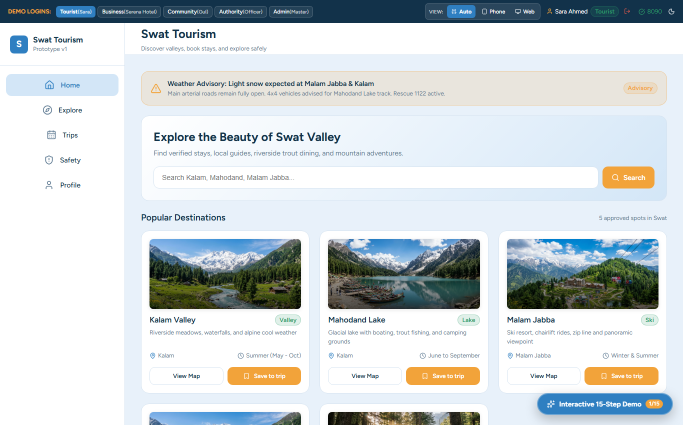
#> input picture Docs/tourist_tour_frames/frame_001.png, 1366 x 850 px (shown at 1/2 size)
$ python build_walkthrough_gif.py
#> lines starting #> are read from the running program, lines starting #| are printed output that depends on the picture
import os
import glob
from PIL import Image

frames_dir = os.path.join(os.path.dirname(__file__), "..", "docs", "tourist_tour_frames")
output_gif = os.path.join(os.path.dirname(__file__), "..", "docs", "swat-tourism-tourist-complete-walkthrough.gif")

frame_files = sorted(glob.glob(os.path.join(frames_dir, "frame_*.png")))
print(f"Found {len(frame_files)} frames to assemble into GIF...")

images = []
target_size = (1024, 640)  # High resolution yet optimized for sharing

for idx, f in enumerate(frame_files):
    im = Image.open(f).convert("RGB")
#> im is the input picture: PIL image 1366x850 RGB; mean R, G, B 207.9, 214.7, 217.4
    im_resized = im.resize(target_size, Image.Resampling.LANCZOS)
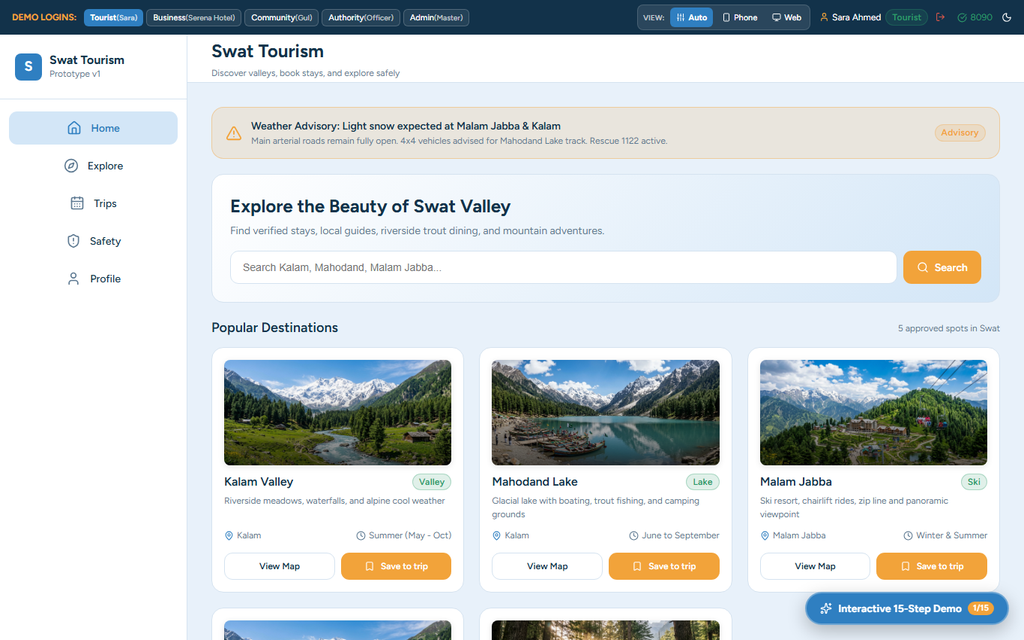
#> im_resized: PIL image 1024x640 RGB; mean R, G, B 207.8, 214.6, 217.2
    images.append(im_resized)
    print(f"Processed frame {idx+1}/{len(frame_files)}")
#> pass 2 of the loop `for idx, f in enumerate(frame_files):`:
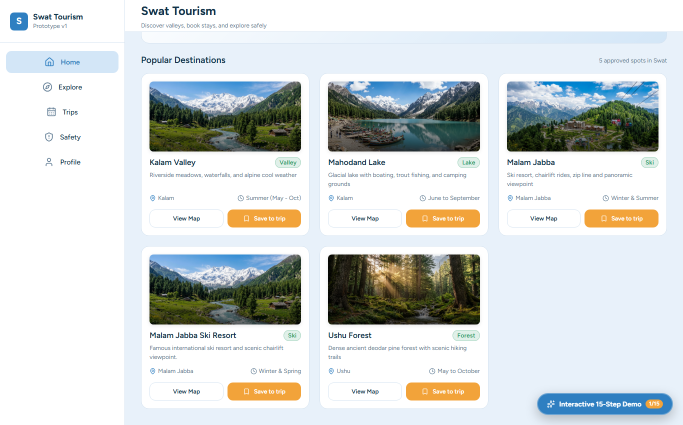
#> input picture Docs/tourist_tour_frames/frame_002.png, 1366 x 850 px (shown at 1/2 size)
#> im is the input picture: PIL image 1366x850 RGB; mean R, G, B 210.8, 215.8, 215.8
#> `im_resized = im.resize(target_size, Image.Resampling.LANCZOS)`:
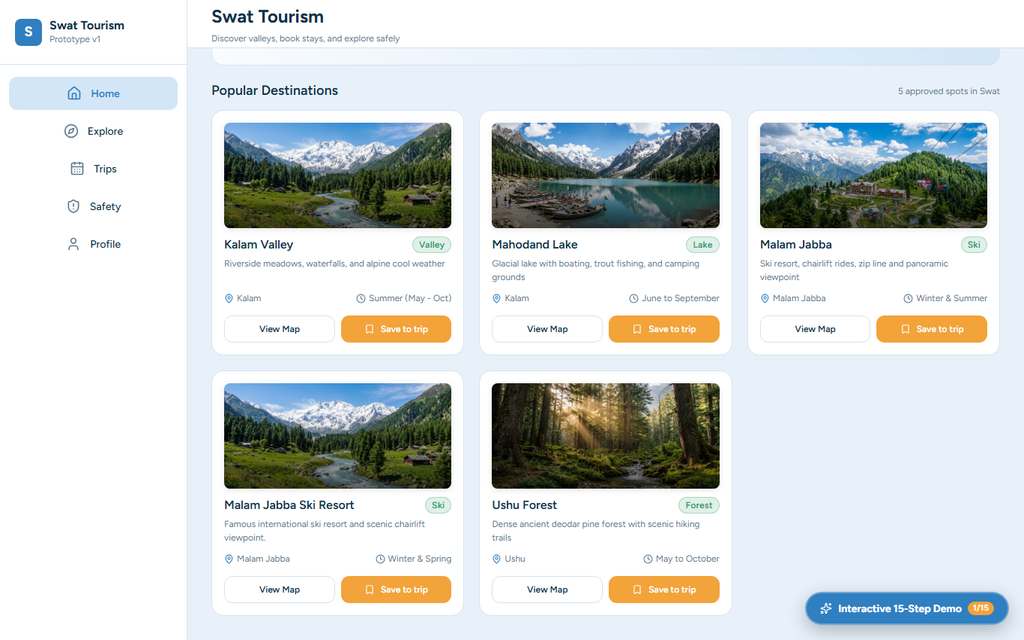
#> im_resized: PIL image 1024x640 RGB; mean R, G, B 210.7, 215.7, 215.6

if images:
    # 2000ms (2 seconds) per frame so the user's boss can clearly read every section
    images[0].save(
        output_gif,
        save_all=True,
        append_images=images[1:],
        duration=2200,
        loop=0,
        optimize=True
    )
    print(f"Successfully generated animated GIF: {output_gif} ({os.path.getsize(output_gif)} bytes)")
else:
    print("No frames found!")
